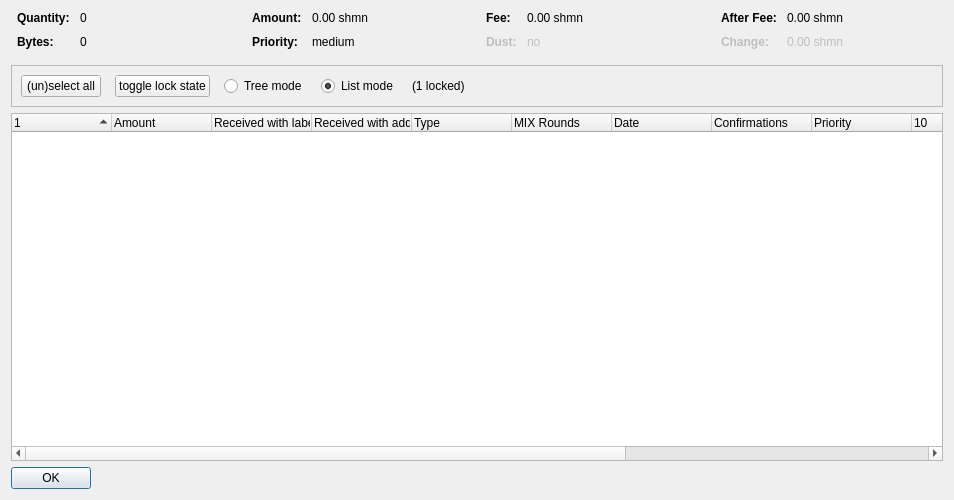
<?xml version="1.0" encoding="UTF-8"?>
<ui version="4.0">
 <class>CoinControlDialog</class>
 <widget class="QDialog" name="CoinControlDialog">
  <property name="geometry">
   <rect>
    <x>0</x>
    <y>0</y>
    <width>954</width>
    <height>500</height>
   </rect>
  </property>
  <property name="windowTitle">
   <string>Coin Selection</string>
  </property>
  <layout class="QVBoxLayout" name="verticalLayout">
   <item>
    <layout class="QHBoxLayout" name="horizontalLayoutTop" stretch="0,0,0,0">
     <property name="topMargin">
      <number>0</number>
     </property>
     <property name="bottomMargin">
      <number>10</number>
     </property>
     <item>
      <layout class="QFormLayout" name="formLayoutCoinControl1">
       <property name="horizontalSpacing">
        <number>10</number>
       </property>
       <property name="verticalSpacing">
        <number>10</number>
       </property>
       <property name="leftMargin">
        <number>6</number>
       </property>
       <property name="rightMargin">
        <number>6</number>
       </property>
       <item row="0" column="0">
        <widget class="QLabel" name="labelCoinControlQuantityText">
         <property name="font">
          <font>
           <weight>75</weight>
           <bold>true</bold>
          </font>
         </property>
         <property name="text">
          <string>Quantity:</string>
         </property>
        </widget>
       </item>
       <item row="0" column="1">
        <widget class="QLabel" name="labelCoinControlQuantity">
         <property name="cursor">
          <cursorShape>IBeamCursor</cursorShape>
         </property>
         <property name="contextMenuPolicy">
          <enum>Qt::ActionsContextMenu</enum>
         </property>
         <property name="text">
          <string notr="true">0</string>
         </property>
         <property name="textInteractionFlags">
          <set>Qt::LinksAccessibleByMouse|Qt::TextSelectableByKeyboard|Qt::TextSelectableByMouse</set>
         </property>
        </widget>
       </item>
       <item row="1" column="0">
        <widget class="QLabel" name="labelCoinControlBytesText">
         <property name="font">
          <font>
           <weight>75</weight>
           <bold>true</bold>
          </font>
         </property>
         <property name="text">
          <string>Bytes:</string>
         </property>
        </widget>
       </item>
       <item row="1" column="1">
        <widget class="QLabel" name="labelCoinControlBytes">
         <property name="cursor">
          <cursorShape>IBeamCursor</cursorShape>
         </property>
         <property name="contextMenuPolicy">
          <enum>Qt::ActionsContextMenu</enum>
         </property>
         <property name="text">
          <string notr="true">0</string>
         </property>
         <property name="textInteractionFlags">
          <set>Qt::LinksAccessibleByMouse|Qt::TextSelectableByKeyboard|Qt::TextSelectableByMouse</set>
         </property>
        </widget>
       </item>
      </layout>
     </item>
     <item>
      <layout class="QFormLayout" name="formLayoutCoinControl2">
       <property name="horizontalSpacing">
        <number>10</number>
       </property>
       <property name="verticalSpacing">
        <number>10</number>
       </property>
       <property name="leftMargin">
        <number>6</number>
       </property>
       <property name="rightMargin">
        <number>6</number>
       </property>
       <item row="0" column="0">
        <widget class="QLabel" name="labelCoinControlAmountText">
         <property name="font">
          <font>
           <weight>75</weight>
           <bold>true</bold>
          </font>
         </property>
         <property name="text">
          <string>Amount:</string>
         </property>
        </widget>
       </item>
       <item row="0" column="1">
        <widget class="QLabel" name="labelCoinControlAmount">
         <property name="cursor">
          <cursorShape>IBeamCursor</cursorShape>
         </property>
         <property name="contextMenuPolicy">
          <enum>Qt::ActionsContextMenu</enum>
         </property>
         <property name="text">
          <string notr="true">0.00 shmn</string>
         </property>
         <property name="textInteractionFlags">
          <set>Qt::LinksAccessibleByMouse|Qt::TextSelectableByKeyboard|Qt::TextSelectableByMouse</set>
         </property>
        </widget>
       </item>
       <item row="1" column="0">
        <widget class="QLabel" name="labelCoinControlPriorityText">
         <property name="font">
          <font>
           <weight>75</weight>
           <bold>true</bold>
          </font>
         </property>
         <property name="text">
          <string>Priority:</string>
         </property>
        </widget>
       </item>
       <item row="1" column="1">
        <widget class="QLabel" name="labelCoinControlPriority">
         <property name="cursor">
          <cursorShape>IBeamCursor</cursorShape>
         </property>
         <property name="contextMenuPolicy">
          <enum>Qt::ActionsContextMenu</enum>
         </property>
         <property name="text">
          <string>medium</string>
         </property>
         <property name="textInteractionFlags">
          <set>Qt::LinksAccessibleByMouse|Qt::TextSelectableByKeyboard|Qt::TextSelectableByMouse</set>
         </property>
        </widget>
       </item>
      </layout>
     </item>
     <item>
      <layout class="QFormLayout" name="formLayoutCoinControl3">
       <property name="horizontalSpacing">
        <number>10</number>
       </property>
       <property name="verticalSpacing">
        <number>10</number>
       </property>
       <property name="leftMargin">
        <number>6</number>
       </property>
       <property name="rightMargin">
        <number>6</number>
       </property>
       <item row="0" column="0">
        <widget class="QLabel" name="labelCoinControlFeeText">
         <property name="font">
          <font>
           <weight>75</weight>
           <bold>true</bold>
          </font>
         </property>
         <property name="text">
          <string>Fee:</string>
         </property>
        </widget>
       </item>
       <item row="0" column="1">
        <widget class="QLabel" name="labelCoinControlFee">
         <property name="cursor">
          <cursorShape>IBeamCursor</cursorShape>
         </property>
         <property name="contextMenuPolicy">
          <enum>Qt::ActionsContextMenu</enum>
         </property>
         <property name="text">
          <string notr="true">0.00 shmn</string>
         </property>
         <property name="textInteractionFlags">
          <set>Qt::LinksAccessibleByMouse|Qt::TextSelectableByKeyboard|Qt::TextSelectableByMouse</set>
         </property>
        </widget>
       </item>
       <item row="1" column="0">
        <widget class="QLabel" name="labelCoinControlLowOutputText">
         <property name="enabled">
          <bool>false</bool>
         </property>
         <property name="font">
          <font>
           <weight>75</weight>
           <bold>true</bold>
          </font>
         </property>
         <property name="text">
          <string>Dust:</string>
         </property>
        </widget>
       </item>
       <item row="1" column="1">
        <widget class="QLabel" name="labelCoinControlLowOutput">
         <property name="enabled">
          <bool>false</bool>
         </property>
         <property name="cursor">
          <cursorShape>IBeamCursor</cursorShape>
         </property>
         <property name="contextMenuPolicy">
          <enum>Qt::ActionsContextMenu</enum>
         </property>
         <property name="text">
          <string>no</string>
         </property>
         <property name="textInteractionFlags">
          <set>Qt::LinksAccessibleByMouse|Qt::TextSelectableByKeyboard|Qt::TextSelectableByMouse</set>
         </property>
        </widget>
       </item>
      </layout>
     </item>
     <item>
      <layout class="QFormLayout" name="formLayoutCoinControl4">
       <property name="horizontalSpacing">
        <number>10</number>
       </property>
       <property name="verticalSpacing">
        <number>10</number>
       </property>
       <property name="leftMargin">
        <number>6</number>
       </property>
       <property name="rightMargin">
        <number>6</number>
       </property>
       <item row="0" column="0">
        <widget class="QLabel" name="labelCoinControlAfterFeeText">
         <property name="font">
          <font>
           <weight>75</weight>
           <bold>true</bold>
          </font>
         </property>
         <property name="text">
          <string>After Fee:</string>
         </property>
        </widget>
       </item>
       <item row="0" column="1">
        <widget class="QLabel" name="labelCoinControlAfterFee">
         <property name="cursor">
          <cursorShape>IBeamCursor</cursorShape>
         </property>
         <property name="contextMenuPolicy">
          <enum>Qt::ActionsContextMenu</enum>
         </property>
         <property name="text">
          <string notr="true">0.00 shmn</string>
         </property>
         <property name="textInteractionFlags">
          <set>Qt::LinksAccessibleByMouse|Qt::TextSelectableByKeyboard|Qt::TextSelectableByMouse</set>
         </property>
        </widget>
       </item>
       <item row="1" column="0">
        <widget class="QLabel" name="labelCoinControlChangeText">
         <property name="enabled">
          <bool>false</bool>
         </property>
         <property name="font">
          <font>
           <weight>75</weight>
           <bold>true</bold>
          </font>
         </property>
         <property name="text">
          <string>Change:</string>
         </property>
        </widget>
       </item>
       <item row="1" column="1">
        <widget class="QLabel" name="labelCoinControlChange">
         <property name="enabled">
          <bool>false</bool>
         </property>
         <property name="cursor">
          <cursorShape>IBeamCursor</cursorShape>
         </property>
         <property name="contextMenuPolicy">
          <enum>Qt::ActionsContextMenu</enum>
         </property>
         <property name="text">
          <string notr="true">0.00 shmn</string>
         </property>
         <property name="textInteractionFlags">
          <set>Qt::LinksAccessibleByMouse|Qt::TextSelectableByKeyboard|Qt::TextSelectableByMouse</set>
         </property>
        </widget>
       </item>
      </layout>
     </item>
    </layout>
   </item>
   <item>
    <widget class="QFrame" name="frame">
     <property name="minimumSize">
      <size>
       <width>0</width>
       <height>40</height>
      </size>
     </property>
     <property name="frameShape">
      <enum>QFrame::StyledPanel</enum>
     </property>
     <property name="frameShadow">
      <enum>QFrame::Sunken</enum>
     </property>
     <layout class="QHBoxLayout" name="horizontalLayout">
      <item>
       <layout class="QHBoxLayout" name="horizontalLayoutPanel" stretch="0,0,0,0,0,0">
        <property name="spacing">
         <number>14</number>
        </property>
        <item>
         <widget class="QPushButton" name="pushButtonSelectAll">
          <property name="sizePolicy">
           <sizepolicy hsizetype="Maximum" vsizetype="Fixed">
            <horstretch>0</horstretch>
            <verstretch>0</verstretch>
           </sizepolicy>
          </property>
          <property name="text">
           <string>(un)select all</string>
          </property>
          <property name="autoDefault">
           <bool>false</bool>
          </property>
         </widget>
        </item>
        <item>
         <widget class="QPushButton" name="pushButtonToggleLock">
          <property name="sizePolicy">
           <sizepolicy hsizetype="Maximum" vsizetype="Fixed">
            <horstretch>0</horstretch>
            <verstretch>0</verstretch>
           </sizepolicy>
          </property>
          <property name="text">
           <string>toggle lock state</string>
          </property>
          <property name="autoDefault">
           <bool>false</bool>
          </property>
         </widget>
        </item>
        <item>
         <widget class="QRadioButton" name="radioTreeMode">
          <property name="sizePolicy">
           <sizepolicy hsizetype="Maximum" vsizetype="Fixed">
            <horstretch>0</horstretch>
            <verstretch>0</verstretch>
           </sizepolicy>
          </property>
          <property name="text">
           <string>Tree mode</string>
          </property>
         </widget>
        </item>
        <item>
         <widget class="QRadioButton" name="radioListMode">
          <property name="sizePolicy">
           <sizepolicy hsizetype="Maximum" vsizetype="Fixed">
            <horstretch>0</horstretch>
            <verstretch>0</verstretch>
           </sizepolicy>
          </property>
          <property name="text">
           <string>List mode</string>
          </property>
          <property name="checked">
           <bool>true</bool>
          </property>
         </widget>
        </item>
        <item>
         <widget class="QLabel" name="labelLocked">
          <property name="text">
           <string>(1 locked)</string>
          </property>
         </widget>
        </item>
        <item>
         <spacer name="horizontalSpacer">
          <property name="orientation">
           <enum>Qt::Horizontal</enum>
          </property>
          <property name="sizeHint" stdset="0">
           <size>
            <width>40</width>
            <height>20</height>
           </size>
          </property>
         </spacer>
        </item>
       </layout>
      </item>
     </layout>
    </widget>
   </item>
   <item>
    <widget class="CoinControlTreeWidget" name="treeWidget">
     <property name="contextMenuPolicy">
      <enum>Qt::CustomContextMenu</enum>
     </property>
     <property name="sortingEnabled">
      <bool>false</bool>
     </property>
     <property name="columnCount">
      <number>14</number>
     </property>
     <attribute name="headerShowSortIndicator" stdset="0">
      <bool>true</bool>
     </attribute>
     <attribute name="headerStretchLastSection">
      <bool>false</bool>
     </attribute>
     <column>
      <property name="text">
       <string/>
      </property>
     </column>
     <column>
      <property name="text">
       <string>Amount</string>
      </property>
     </column>
     <column>
      <property name="text">
       <string>Received with label</string>
      </property>
     </column>
     <column>
      <property name="text">
       <string>Received with address</string>
      </property>
     </column>
     <column>
      <property name="text">
      	<string>Type</string>
      </property>
     </column>
     <column>
      <property name="text">	
       <string>MIX Rounds</string>
      </property>
     </column>
     <column>
      <property name="text">
       <string>Date</string>
      </property>
     </column>
     <column>
      <property name="text">
       <string>Confirmations</string>
      </property>
      <property name="toolTip">
       <string>Confirmed</string>
      </property>
     </column>
     <column>
      <property name="text">
       <string>Priority</string>
      </property>
     </column>
     <column>
      <property name="text">
       <string/>
      </property>
     </column>
     <column>
      <property name="text">
       <string/>
      </property>
     </column>
     <column>
      <property name="text">
       <string/>
      </property>
     </column>
     <column>
      <property name="text">
       <string/>
      </property>
     </column>
     <column>
      <property name="text">
       <string/>
      </property>
     </column>
    </widget>
   </item>
   <item>
    <widget class="QDialogButtonBox" name="buttonBox">
     <property name="sizePolicy">
      <sizepolicy hsizetype="Maximum" vsizetype="Fixed">
       <horstretch>0</horstretch>
       <verstretch>0</verstretch>
      </sizepolicy>
     </property>
     <property name="orientation">
      <enum>Qt::Horizontal</enum>
     </property>
     <property name="standardButtons">
      <set>QDialogButtonBox::Ok</set>
     </property>
    </widget>
   </item>
  </layout>
 </widget>
 <customwidgets>
  <customwidget>
   <class>CoinControlTreeWidget</class>
   <extends>QTreeWidget</extends>
   <header>coincontroltreewidget.h</header>
  </customwidget>
 </customwidgets>
 <resources/>
 <connections/>
</ui>
